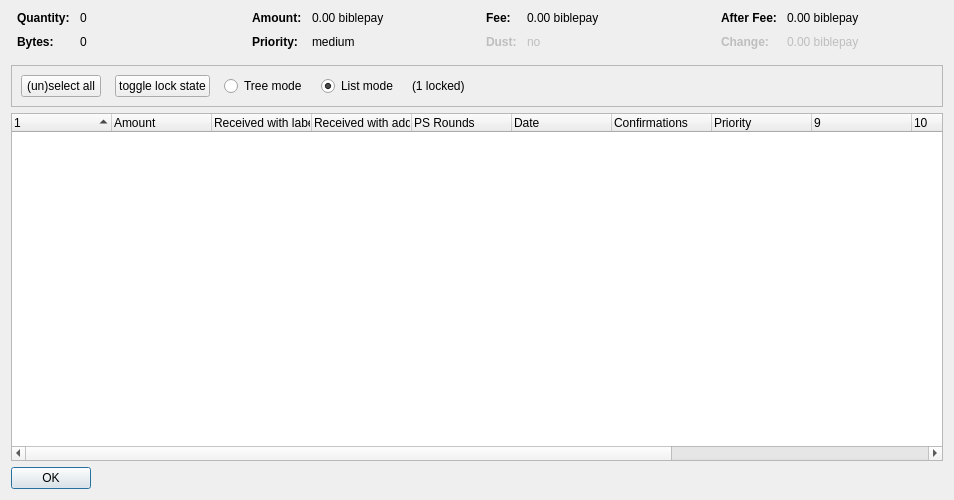
<?xml version="1.0" encoding="UTF-8"?>
<ui version="4.0">
 <class>CoinControlDialog</class>
 <widget class="QDialog" name="CoinControlDialog">
  <property name="geometry">
   <rect>
    <x>0</x>
    <y>0</y>
    <width>954</width>
    <height>500</height>
   </rect>
  </property>
  <property name="windowTitle">
   <string>Coin Selection</string>
  </property>
  <layout class="QVBoxLayout" name="verticalLayout">
   <item>
    <layout class="QHBoxLayout" name="horizontalLayoutTop" stretch="0,0,0,0">
     <property name="topMargin">
      <number>0</number>
     </property>
     <property name="bottomMargin">
      <number>10</number>
     </property>
     <item>
      <layout class="QFormLayout" name="formLayoutCoinControl1">
       <property name="horizontalSpacing">
        <number>10</number>
       </property>
       <property name="verticalSpacing">
        <number>10</number>
       </property>
       <property name="leftMargin">
        <number>6</number>
       </property>
       <property name="rightMargin">
        <number>6</number>
       </property>
       <item row="0" column="0">
        <widget class="QLabel" name="labelCoinControlQuantityText">
         <property name="font">
          <font>
           <weight>75</weight>
           <bold>true</bold>
          </font>
         </property>
         <property name="text">
          <string>Quantity:</string>
         </property>
        </widget>
       </item>
       <item row="0" column="1">
        <widget class="QLabel" name="labelCoinControlQuantity">
         <property name="cursor">
          <cursorShape>IBeamCursor</cursorShape>
         </property>
         <property name="contextMenuPolicy">
          <enum>Qt::ActionsContextMenu</enum>
         </property>
         <property name="text">
          <string notr="true">0</string>
         </property>
         <property name="textInteractionFlags">
          <set>Qt::LinksAccessibleByMouse|Qt::TextSelectableByKeyboard|Qt::TextSelectableByMouse</set>
         </property>
        </widget>
       </item>
       <item row="1" column="0">
        <widget class="QLabel" name="labelCoinControlBytesText">
         <property name="font">
          <font>
           <weight>75</weight>
           <bold>true</bold>
          </font>
         </property>
         <property name="text">
          <string>Bytes:</string>
         </property>
        </widget>
       </item>
       <item row="1" column="1">
        <widget class="QLabel" name="labelCoinControlBytes">
         <property name="cursor">
          <cursorShape>IBeamCursor</cursorShape>
         </property>
         <property name="contextMenuPolicy">
          <enum>Qt::ActionsContextMenu</enum>
         </property>
         <property name="text">
          <string notr="true">0</string>
         </property>
         <property name="textInteractionFlags">
          <set>Qt::LinksAccessibleByMouse|Qt::TextSelectableByKeyboard|Qt::TextSelectableByMouse</set>
         </property>
        </widget>
       </item>
      </layout>
     </item>
     <item>
      <layout class="QFormLayout" name="formLayoutCoinControl2">
       <property name="horizontalSpacing">
        <number>10</number>
       </property>
       <property name="verticalSpacing">
        <number>10</number>
       </property>
       <property name="leftMargin">
        <number>6</number>
       </property>
       <property name="rightMargin">
        <number>6</number>
       </property>
       <item row="0" column="0">
        <widget class="QLabel" name="labelCoinControlAmountText">
         <property name="font">
          <font>
           <weight>75</weight>
           <bold>true</bold>
          </font>
         </property>
         <property name="text">
          <string>Amount:</string>
         </property>
        </widget>
       </item>
       <item row="0" column="1">
        <widget class="QLabel" name="labelCoinControlAmount">
         <property name="cursor">
          <cursorShape>IBeamCursor</cursorShape>
         </property>
         <property name="contextMenuPolicy">
          <enum>Qt::ActionsContextMenu</enum>
         </property>
         <property name="text">
          <string notr="true">0.00 biblepay</string>
         </property>
         <property name="textInteractionFlags">
          <set>Qt::LinksAccessibleByMouse|Qt::TextSelectableByKeyboard|Qt::TextSelectableByMouse</set>
         </property>
        </widget>
       </item>
       <item row="1" column="0">
        <widget class="QLabel" name="labelCoinControlPriorityText">
         <property name="font">
          <font>
           <weight>75</weight>
           <bold>true</bold>
          </font>
         </property>
         <property name="text">
          <string>Priority:</string>
         </property>
        </widget>
       </item>
       <item row="1" column="1">
        <widget class="QLabel" name="labelCoinControlPriority">
         <property name="cursor">
          <cursorShape>IBeamCursor</cursorShape>
         </property>
         <property name="contextMenuPolicy">
          <enum>Qt::ActionsContextMenu</enum>
         </property>
         <property name="text">
          <string>medium</string>
         </property>
         <property name="textInteractionFlags">
          <set>Qt::LinksAccessibleByMouse|Qt::TextSelectableByKeyboard|Qt::TextSelectableByMouse</set>
         </property>
        </widget>
       </item>
      </layout>
     </item>
     <item>
      <layout class="QFormLayout" name="formLayoutCoinControl3">
       <property name="horizontalSpacing">
        <number>10</number>
       </property>
       <property name="verticalSpacing">
        <number>10</number>
       </property>
       <property name="leftMargin">
        <number>6</number>
       </property>
       <property name="rightMargin">
        <number>6</number>
       </property>
       <item row="0" column="0">
        <widget class="QLabel" name="labelCoinControlFeeText">
         <property name="font">
          <font>
           <weight>75</weight>
           <bold>true</bold>
          </font>
         </property>
         <property name="text">
          <string>Fee:</string>
         </property>
        </widget>
       </item>
       <item row="0" column="1">
        <widget class="QLabel" name="labelCoinControlFee">
         <property name="cursor">
          <cursorShape>IBeamCursor</cursorShape>
         </property>
         <property name="contextMenuPolicy">
          <enum>Qt::ActionsContextMenu</enum>
         </property>
         <property name="text">
          <string notr="true">0.00 biblepay</string>
         </property>
         <property name="textInteractionFlags">
          <set>Qt::LinksAccessibleByMouse|Qt::TextSelectableByKeyboard|Qt::TextSelectableByMouse</set>
         </property>
        </widget>
       </item>
       <item row="1" column="0">
        <widget class="QLabel" name="labelCoinControlLowOutputText">
         <property name="enabled">
          <bool>false</bool>
         </property>
         <property name="font">
          <font>
           <weight>75</weight>
           <bold>true</bold>
          </font>
         </property>
         <property name="text">
          <string>Dust:</string>
         </property>
        </widget>
       </item>
       <item row="1" column="1">
        <widget class="QLabel" name="labelCoinControlLowOutput">
         <property name="enabled">
          <bool>false</bool>
         </property>
         <property name="cursor">
          <cursorShape>IBeamCursor</cursorShape>
         </property>
         <property name="contextMenuPolicy">
          <enum>Qt::ActionsContextMenu</enum>
         </property>
         <property name="text">
          <string>no</string>
         </property>
         <property name="textInteractionFlags">
          <set>Qt::LinksAccessibleByMouse|Qt::TextSelectableByKeyboard|Qt::TextSelectableByMouse</set>
         </property>
        </widget>
       </item>
      </layout>
     </item>
     <item>
      <layout class="QFormLayout" name="formLayoutCoinControl4">
       <property name="horizontalSpacing">
        <number>10</number>
       </property>
       <property name="verticalSpacing">
        <number>10</number>
       </property>
       <property name="leftMargin">
        <number>6</number>
       </property>
       <property name="rightMargin">
        <number>6</number>
       </property>
       <item row="0" column="0">
        <widget class="QLabel" name="labelCoinControlAfterFeeText">
         <property name="font">
          <font>
           <weight>75</weight>
           <bold>true</bold>
          </font>
         </property>
         <property name="text">
          <string>After Fee:</string>
         </property>
        </widget>
       </item>
       <item row="0" column="1">
        <widget class="QLabel" name="labelCoinControlAfterFee">
         <property name="cursor">
          <cursorShape>IBeamCursor</cursorShape>
         </property>
         <property name="contextMenuPolicy">
          <enum>Qt::ActionsContextMenu</enum>
         </property>
         <property name="text">
          <string notr="true">0.00 biblepay</string>
         </property>
         <property name="textInteractionFlags">
          <set>Qt::LinksAccessibleByMouse|Qt::TextSelectableByKeyboard|Qt::TextSelectableByMouse</set>
         </property>
        </widget>
       </item>
       <item row="1" column="0">
        <widget class="QLabel" name="labelCoinControlChangeText">
         <property name="enabled">
          <bool>false</bool>
         </property>
         <property name="font">
          <font>
           <weight>75</weight>
           <bold>true</bold>
          </font>
         </property>
         <property name="text">
          <string>Change:</string>
         </property>
        </widget>
       </item>
       <item row="1" column="1">
        <widget class="QLabel" name="labelCoinControlChange">
         <property name="enabled">
          <bool>false</bool>
         </property>
         <property name="cursor">
          <cursorShape>IBeamCursor</cursorShape>
         </property>
         <property name="contextMenuPolicy">
          <enum>Qt::ActionsContextMenu</enum>
         </property>
         <property name="text">
          <string notr="true">0.00 biblepay</string>
         </property>
         <property name="textInteractionFlags">
          <set>Qt::LinksAccessibleByMouse|Qt::TextSelectableByKeyboard|Qt::TextSelectableByMouse</set>
         </property>
        </widget>
       </item>
      </layout>
     </item>
    </layout>
   </item>
   <item>
    <widget class="QFrame" name="frame">
     <property name="minimumSize">
      <size>
       <width>0</width>
       <height>40</height>
      </size>
     </property>
     <property name="frameShape">
      <enum>QFrame::StyledPanel</enum>
     </property>
     <property name="frameShadow">
      <enum>QFrame::Sunken</enum>
     </property>
     <layout class="QHBoxLayout" name="horizontalLayout">
      <item>
       <layout class="QHBoxLayout" name="horizontalLayoutPanel" stretch="0,0,0,0,0,0">
        <property name="spacing">
         <number>14</number>
        </property>
        <item>
         <widget class="QPushButton" name="pushButtonSelectAll">
          <property name="sizePolicy">
           <sizepolicy hsizetype="Maximum" vsizetype="Fixed">
            <horstretch>0</horstretch>
            <verstretch>0</verstretch>
           </sizepolicy>
          </property>
          <property name="text">
           <string>(un)select all</string>
          </property>
          <property name="autoDefault">
           <bool>false</bool>
          </property>
         </widget>
        </item>
        <item>
         <widget class="QPushButton" name="pushButtonToggleLock">
          <property name="sizePolicy">
           <sizepolicy hsizetype="Maximum" vsizetype="Fixed">
            <horstretch>0</horstretch>
            <verstretch>0</verstretch>
           </sizepolicy>
          </property>
          <property name="text">
           <string>toggle lock state</string>
          </property>
          <property name="autoDefault">
           <bool>false</bool>
          </property>
         </widget>
        </item>
        <item>
         <widget class="QRadioButton" name="radioTreeMode">
          <property name="sizePolicy">
           <sizepolicy hsizetype="Maximum" vsizetype="Fixed">
            <horstretch>0</horstretch>
            <verstretch>0</verstretch>
           </sizepolicy>
          </property>
          <property name="text">
           <string>Tree mode</string>
          </property>
         </widget>
        </item>
        <item>
         <widget class="QRadioButton" name="radioListMode">
          <property name="sizePolicy">
           <sizepolicy hsizetype="Maximum" vsizetype="Fixed">
            <horstretch>0</horstretch>
            <verstretch>0</verstretch>
           </sizepolicy>
          </property>
          <property name="text">
           <string>List mode</string>
          </property>
          <property name="checked">
           <bool>true</bool>
          </property>
         </widget>
        </item>
        <item>
         <widget class="QLabel" name="labelLocked">
          <property name="text">
           <string>(1 locked)</string>
          </property>
         </widget>
        </item>
        <item>
         <spacer name="horizontalSpacer">
          <property name="orientation">
           <enum>Qt::Horizontal</enum>
          </property>
          <property name="sizeHint" stdset="0">
           <size>
            <width>40</width>
            <height>20</height>
           </size>
          </property>
         </spacer>
        </item>
       </layout>
      </item>
     </layout>
    </widget>
   </item>
   <item>
    <widget class="CoinControlTreeWidget" name="treeWidget">
     <property name="contextMenuPolicy">
      <enum>Qt::CustomContextMenu</enum>
     </property>
     <property name="sortingEnabled">
      <bool>false</bool>
     </property>
     <property name="columnCount">
      <number>13</number>
     </property>
     <attribute name="headerShowSortIndicator" stdset="0">
      <bool>true</bool>
     </attribute>
     <attribute name="headerStretchLastSection">
      <bool>false</bool>
     </attribute>
     <column>
      <property name="text">
       <string/>
      </property>
     </column>
     <column>
      <property name="text">
       <string>Amount</string>
      </property>
     </column>
     <column>
      <property name="text">
       <string>Received with label</string>
      </property>
     </column>
     <column>
      <property name="text">
       <string>Received with address</string>
      </property>
     </column>
     <column>
      <property name="text">
       <string>PS Rounds</string>
      </property>
     </column>
     <column>
      <property name="text">
       <string>Date</string>
      </property>
     </column>
     <column>
      <property name="text">
       <string>Confirmations</string>
      </property>
      <property name="toolTip">
       <string>Confirmed</string>
      </property>
     </column>
     <column>
      <property name="text">
       <string>Priority</string>
      </property>
     </column>
     <column>
      <property name="text">
       <string/>
      </property>
     </column>
     <column>
      <property name="text">
       <string/>
      </property>
     </column>
     <column>
      <property name="text">
       <string/>
      </property>
     </column>
     <column>
      <property name="text">
       <string/>
      </property>
     </column>
     <column>
      <property name="text">
       <string/>
      </property>
     </column>
    </widget>
   </item>
   <item>
    <widget class="QDialogButtonBox" name="buttonBox">
     <property name="sizePolicy">
      <sizepolicy hsizetype="Maximum" vsizetype="Fixed">
       <horstretch>0</horstretch>
       <verstretch>0</verstretch>
      </sizepolicy>
     </property>
     <property name="orientation">
      <enum>Qt::Horizontal</enum>
     </property>
     <property name="standardButtons">
      <set>QDialogButtonBox::Ok</set>
     </property>
    </widget>
   </item>
  </layout>
 </widget>
 <customwidgets>
  <customwidget>
   <class>CoinControlTreeWidget</class>
   <extends>QTreeWidget</extends>
   <header>coincontroltreewidget.h</header>
  </customwidget>
 </customwidgets>
 <resources/>
 <connections/>
</ui>
